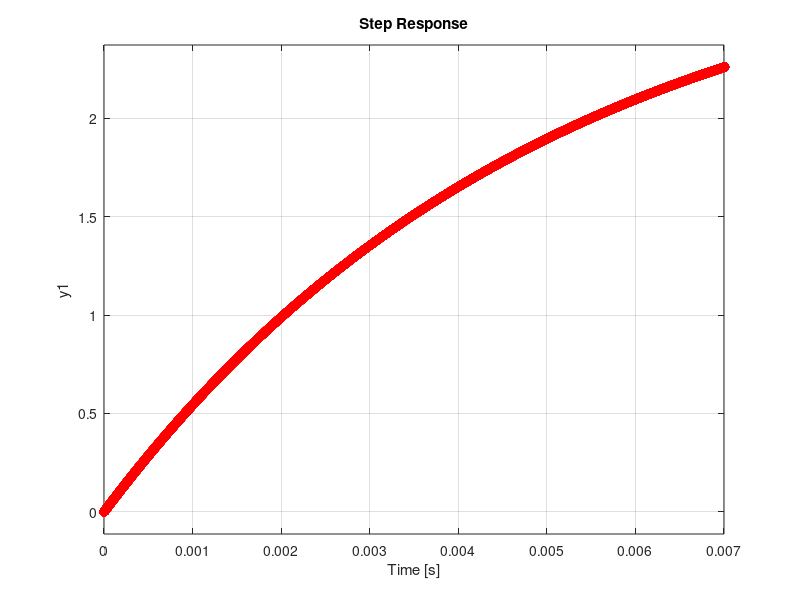

Write MATLAB code to recreate this figure. (Note: this script raises an error after producing the figure.)
% 1 es 1
clear all
clc
close all

R=1000; % se aumenta, vengono smorzate le oscillazioni altrimenti aumentano
L=2e-3;
Ca=5e-6;

A=[-R/L -1/L; 1/Ca 0];
B=[1/L 0]';
C=[0 1];
D=0;
G=ss(A,B,C,D);

% punto 1
H=tf(G);
s=tf('s');
U1=3/s;
Y=H*U1;
Y=zpk(Y);

[numY,denY]=tfdata(Y,'v'); % uso la v per vederli come vettori (forma voluta da residue)
[r1,p1]=residue(numY,denY);

tao1=abs(1/real(p1(1)));
tao2=abs(1/real(p1(2)));
taomin=min(tao1,tao2);
taomax=max(tao1,tao2);
t=[0:taomin/100:10*taomax];
y=r1(1)*exp(p1(1)*t)+r1(2)*exp(p1(2)*t)+r1(3);

figure(1)
step(H*3) % step plotta la fdt, risposta al gradino di ampiezza 3
hold on
plot(t,y,'or')

% punto 2
U2=50/(s^2+25);
x0=[1 3]';
X=inv(s*eye(2)-A)*x0+inv(s*eye(2)-A)*B*U2;
X=minreal(zpk(X),1e-4) % se inserisco la tolleranza riesce a forzare le semplificazioni

X1=X(1);
[numX1,denX1]=tfdata(X1,'v');
[r2,p2]=residue(numX1,denX1);
% poli reali -> residui reali

x1=2*abs(r2(1))*exp(real(p2(1))*t).*cos(imag(p2(1))*t+angle(r2(1)))+2*abs(r2(3))*cos(imag(p2(3))*t+angle(r2(3)));

figure(2)
plot(t,x1)

figure(3)
plot(t,2*abs(r2(3))*cos(imag(p2(3))*t+angle(r2(3))))
% non lo vedo perché prendo intevallo di tempo troppo
% piccolo in quanto w=5 -> f=w/(2pi) -> T=1/f=1,25s
% allora espando l'orizzonte temporale di taomax

% punto 3
autA=eig(A) 
